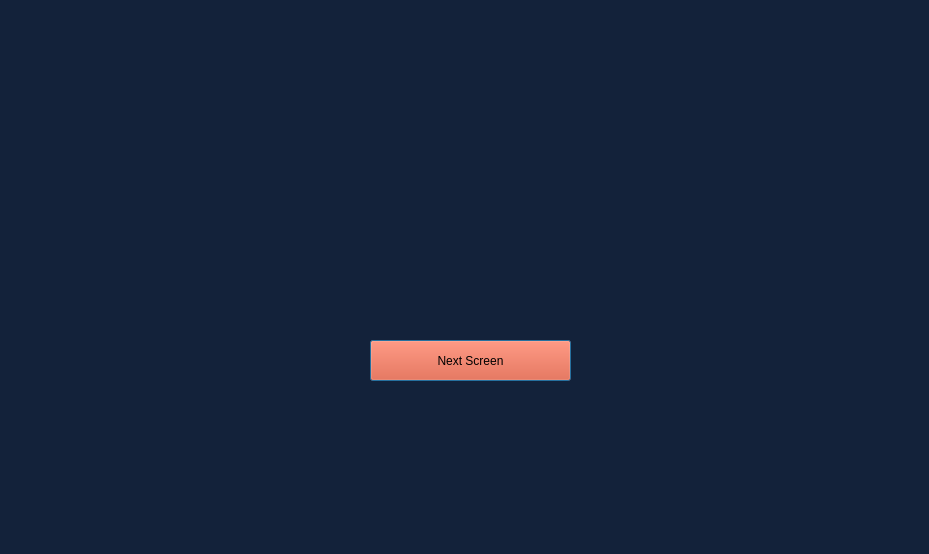
<?xml version="1.0" encoding="UTF-8"?>
<ui version="4.0">
 <class>Dialog</class>
 <widget class="QDialog" name="Dialog">
  <property name="geometry">
   <rect>
    <x>0</x>
    <y>0</y>
    <width>929</width>
    <height>554</height>
   </rect>
  </property>
  <property name="windowTitle">
   <string>Dialog</string>
  </property>
  <widget class="QWidget" name="widget" native="true">
   <property name="geometry">
    <rect>
     <x>0</x>
     <y>0</y>
     <width>931</width>
     <height>561</height>
    </rect>
   </property>
   <property name="autoFillBackground">
    <bool>false</bool>
   </property>
   <property name="styleSheet">
    <string notr="true">background-color:#13223A</string>
   </property>
   <widget class="QLabel" name="label_2">
    <property name="geometry">
     <rect>
      <x>370</x>
      <y>80</y>
      <width>191</width>
      <height>221</height>
     </rect>
    </property>
    <property name="styleSheet">
     <string notr="true">font: 36pt &quot;MS Shell Dlg 2&quot;;
color:#ED481D;</string>
    </property>
    <property name="text">
     <string/>
    </property>
    <property name="pixmap">
     <pixmap>../icon/Indezy-Logo-Vertical-REV01-White.png</pixmap>
    </property>
    <property name="scaledContents">
     <bool>true</bool>
    </property>
   </widget>
   <widget class="QPushButton" name="upload_weight">
    <property name="geometry">
     <rect>
      <x>370</x>
      <y>340</y>
      <width>201</width>
      <height>41</height>
     </rect>
    </property>
    <property name="styleSheet">
     <string notr="true">background-color:#ED481D;
color:'white'</string>
    </property>
    <property name="text">
     <string>Next Screen</string>
    </property>
   </widget>
  </widget>
 </widget>
 <resources/>
 <connections/>
</ui>
